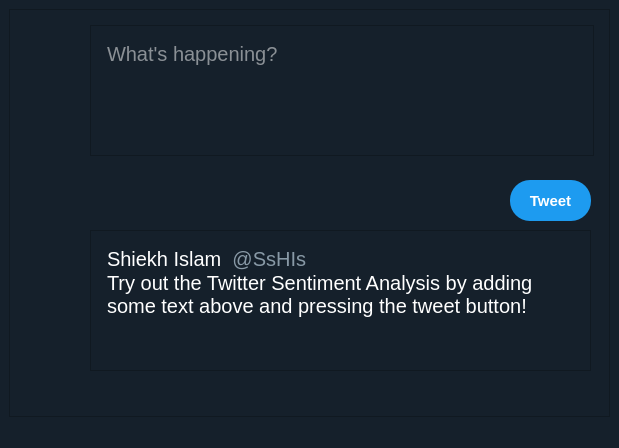
<?xml version="1.0" encoding="UTF-8"?>
<ui version="4.0">
 <class>MainWindow</class>
 <widget class="QMainWindow" name="MainWindow">
  <property name="geometry">
   <rect>
    <x>0</x>
    <y>0</y>
    <width>619</width>
    <height>448</height>
   </rect>
  </property>
  <property name="windowTitle">
   <string>Twitter Sentiment Analysis</string>
  </property>
  <property name="styleSheet">
   <string notr="true">background-color:rgb(21,32,43);
</string>
  </property>
  <property name="toolButtonStyle">
   <enum>Qt::ToolButtonIconOnly</enum>
  </property>
  <property name="animated">
   <bool>false</bool>
  </property>
  <widget class="QWidget" name="centralwidget">
   <property name="enabled">
    <bool>true</bool>
   </property>
   <property name="styleSheet">
    <string notr="true"/>
   </property>
   <layout class="QVBoxLayout" name="verticalLayout">
    <item>
     <widget class="QScrollArea" name="scrollArea">
      <property name="widgetResizable">
       <bool>true</bool>
      </property>
      <widget class="QWidget" name="scrollAreaWidgetContents_3">
       <property name="geometry">
        <rect>
         <x>0</x>
         <y>0</y>
         <width>599</width>
         <height>387</height>
        </rect>
       </property>
       <widget class="QPushButton" name="tweetButton">
        <property name="geometry">
         <rect>
          <x>500</x>
          <y>170</y>
          <width>81</width>
          <height>41</height>
         </rect>
        </property>
        <property name="font">
         <font>
          <family>Segoe UI</family>
          <pointsize>-1</pointsize>
          <weight>75</weight>
          <bold>true</bold>
         </font>
        </property>
        <property name="cursor">
         <cursorShape>OpenHandCursor</cursorShape>
        </property>
        <property name="styleSheet">
         <string notr="true">QPushButton {
background-color:rgb(29,155,240);
color:white;
font-size:15px;
border-width:2px;
border-radius:20px;
border-color:rgb(29,155,240);
}

QPushButton:hover:!pressed {
background-color:rgb(26,140,216);
}


QPushButton:pressed {
background-color:rgb(23,124,192);
}
</string>
        </property>
        <property name="text">
         <string>Tweet</string>
        </property>
       </widget>
       <widget class="QTextEdit" name="textEdit">
        <property name="geometry">
         <rect>
          <x>80</x>
          <y>15</y>
          <width>504</width>
          <height>131</height>
         </rect>
        </property>
        <property name="sizePolicy">
         <sizepolicy hsizetype="Fixed" vsizetype="Expanding">
          <horstretch>0</horstretch>
          <verstretch>0</verstretch>
         </sizepolicy>
        </property>
        <property name="font">
         <font>
          <family>Segoe UI</family>
          <pointsize>-1</pointsize>
         </font>
        </property>
        <property name="styleSheet">
         <string notr="true">color:white;
font-size:20px;
overflow: hidden;
padding: 12px;
position: relative;
white-space: pre-wrap;
min-height: 24px;
max-height: 720px;</string>
        </property>
        <property name="verticalScrollBarPolicy">
         <enum>Qt::ScrollBarAlwaysOff</enum>
        </property>
        <property name="horizontalScrollBarPolicy">
         <enum>Qt::ScrollBarAlwaysOff</enum>
        </property>
        <property name="sizeAdjustPolicy">
         <enum>QAbstractScrollArea::AdjustToContents</enum>
        </property>
        <property name="placeholderText">
         <string>What's happening?</string>
        </property>
       </widget>
       <widget class="QLabel" name="label">
        <property name="geometry">
         <rect>
          <x>10</x>
          <y>20</y>
          <width>61</width>
          <height>61</height>
         </rect>
        </property>
        <property name="styleSheet">
         <string notr="true">background-color:rgb(21,32,43);
</string>
        </property>
        <property name="text">
         <string>&lt;html&gt;&lt;head/&gt;&lt;body&gt;&lt;p&gt;&lt;img src=&quot;C:/Users/Rachel Liang/Documents/pyQtExperimentation/Resources/twitterpfp.ico&quot;/&gt;&lt;/p&gt;&lt;/body&gt;&lt;/html&gt;</string>
        </property>
       </widget>
       <widget class="QLabel" name="label_3">
        <property name="geometry">
         <rect>
          <x>10</x>
          <y>230</y>
          <width>61</width>
          <height>61</height>
         </rect>
        </property>
        <property name="styleSheet">
         <string notr="true">background-color:rgb(21,32,43);
</string>
        </property>
        <property name="text">
         <string>&lt;html&gt;&lt;head/&gt;&lt;body&gt;&lt;p&gt;&lt;img src=&quot;C:/Users/Rachel Liang/Documents/pyQtExperimentation/Resources/drislampfp.ico&quot;/&gt;&lt;/p&gt;&lt;/body&gt;&lt;/html&gt;</string>
        </property>
       </widget>
       <widget class="QTextBrowser" name="textBrowser">
        <property name="geometry">
         <rect>
          <x>80</x>
          <y>220</y>
          <width>501</width>
          <height>141</height>
         </rect>
        </property>
        <property name="font">
         <font>
          <family>Segoe UI</family>
          <pointsize>-1</pointsize>
         </font>
        </property>
        <property name="styleSheet">
         <string notr="true">color:white;
font-size:20px;
overflow: hidden;
padding: 12px;
position: relative;
white-space: pre-wrap;
min-height: 24px;
max-height: 720px;</string>
        </property>
        <property name="html">
         <string>&lt;!DOCTYPE HTML PUBLIC &quot;-//W3C//DTD HTML 4.0//EN&quot; &quot;http://www.w3.org/TR/REC-html40/strict.dtd&quot;&gt;
&lt;html&gt;&lt;head&gt;&lt;meta name=&quot;qrichtext&quot; content=&quot;1&quot; /&gt;&lt;style type=&quot;text/css&quot;&gt;
p, li { white-space: pre-wrap; }
&lt;/style&gt;&lt;/head&gt;&lt;body style=&quot; font-family:'Segoe UI'; font-size:20px; font-weight:400; font-style:normal;&quot;&gt;
&lt;p style=&quot; margin-top:0px; margin-bottom:0px; margin-left:0px; margin-right:0px; -qt-block-indent:0; text-indent:0px;&quot;&gt;&lt;span style=&quot; font-size:20px; color:#ffffff;&quot;&gt;Shiekh Islam&lt;/span&gt;&lt;span style=&quot; font-size:20px;&quot;&gt; &lt;/span&gt;&lt;img src=&quot;C:/Users/Rachel Liang/Documents/pyQtExperimentation/Resources/verifiedtwitter.ico&quot; /&gt;&lt;span style=&quot; font-size:20px;&quot;&gt; &lt;/span&gt;&lt;span style=&quot; font-size:20px; color:#8899a6;&quot;&gt;@SsHIs &lt;/span&gt;&lt;span style=&quot; font-size:20px;&quot;&gt; &lt;/span&gt;&lt;/p&gt;
&lt;p style=&quot; margin-top:0px; margin-bottom:0px; margin-left:0px; margin-right:0px; -qt-block-indent:0; text-indent:0px;&quot;&gt;&lt;span style=&quot; font-size:20px; color:#ffffff;&quot;&gt;Try out the Twitter Sentiment Analysis by adding some text above and pressing the tweet button!&lt;/span&gt;&lt;/p&gt;&lt;/body&gt;&lt;/html&gt;</string>
        </property>
        <property name="placeholderText">
         <string notr="true"/>
        </property>
       </widget>
       <zorder>textEdit</zorder>
       <zorder>tweetButton</zorder>
       <zorder>label</zorder>
       <zorder>label_3</zorder>
       <zorder>textBrowser</zorder>
      </widget>
     </widget>
    </item>
   </layout>
  </widget>
  <widget class="QMenuBar" name="menubar">
   <property name="geometry">
    <rect>
     <x>0</x>
     <y>0</y>
     <width>619</width>
     <height>21</height>
    </rect>
   </property>
  </widget>
  <widget class="QStatusBar" name="statusbar"/>
 </widget>
 <resources>
  <include location="twitter.qrc"/>
 </resources>
 <connections/>
</ui>
